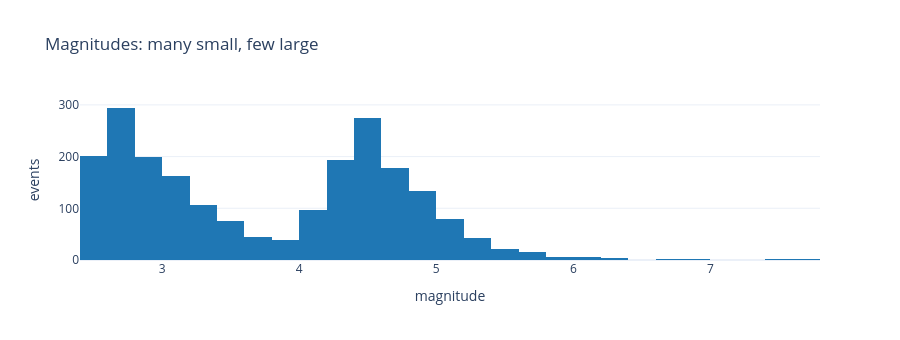
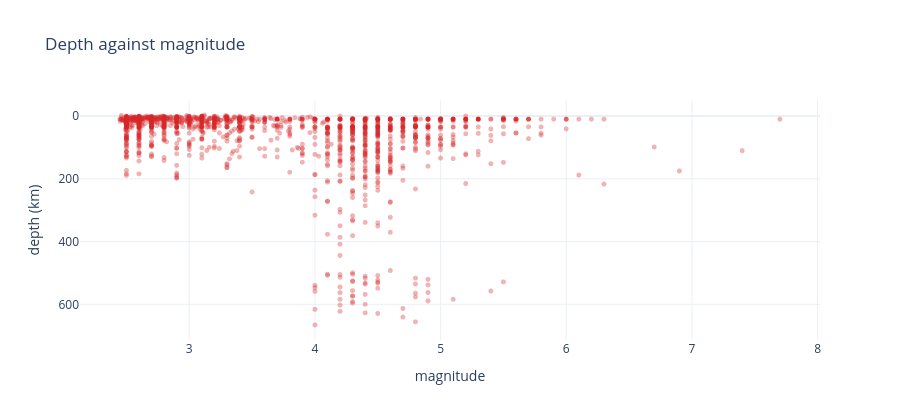

Write notebook code for charts like these, in order.
### Markdown cell above
---
## 2. Look before you model

Two quick plots. Both say something about the physics, and one is a trap.

### Code cell
fig = px.histogram(quakes, x="mag", nbins=45,
                   title="Magnitudes: many small, few large",
                   labels={"mag": "magnitude"})
fig.update_traces(marker_color="#1f77b4")
fig.update_layout(height=340, yaxis_title="events")
fig.show()

fig = px.scatter(quakes, x="mag", y="depth_km", opacity=0.35,
                 title="Depth against magnitude",
                 labels={"mag": "magnitude", "depth_km": "depth (km)"})
fig.update_yaxes(autorange="reversed")
fig.update_traces(marker=dict(size=5, color="#d62728"))
fig.update_layout(height=420)
fig.show()

print(f"magnitude: min {quakes['mag'].min():.1f}, "
      f"median {quakes['mag'].median():.1f}, max {quakes['mag'].max():.1f}")
print(f"depth:     median {quakes['depth_km'].median():.0f} km, "
      f"deepest {quakes['depth_km'].max():.0f} km")

### Figure 1 — Plotly figure (JSON) as saved in the notebook; plotly's stock layout.template omitted (floating-point values rounded to 4 significant figures; data arrays with more than 128 entries replaced by an {"elided": "..."} marker saying what was removed)
{"data": [{"bingroup": "x", "hovertemplate": "magnitude=%{x}<br>count=%{y}<extra></extra>", "legendgroup": "", "marker": {"color": "#1f77b4", "pattern": {"shape": ""}}, "name": "", "nbinsx": 45, "orientation": "v", "showlegend": false, "type": "histogram", "x": {"elided": "2173 float values"}, "xaxis": "x", "yaxis": "y"}], "layout": {"barmode": "relative", "height": 340, "legend": {"tracegroupgap": 0}, "title": {"text": "Magnitudes: many small, few large"}, "xaxis": {"anchor": "y", "domain": [0, 1], "title": {"text": "magnitude"}}, "yaxis": {"anchor": "x", "domain": [0, 1], "title": {"text": "events"}}}}

### Figure 2 — Plotly figure (JSON) as saved in the notebook; plotly's stock layout.template omitted (floating-point values rounded to 4 significant figures; data arrays with more than 128 entries replaced by an {"elided": "..."} marker saying what was removed)
{"data": [{"hovertemplate": "magnitude=%{x}<br>depth (km)=%{y}<extra></extra>", "legendgroup": "", "marker": {"color": "#d62728", "opacity": 0.35, "size": 5, "symbol": "circle"}, "mode": "markers", "name": "", "showlegend": false, "type": "scattergl", "x": {"elided": "2173 float values"}, "xaxis": "x", "y": {"elided": "2173 float values"}, "yaxis": "y"}], "layout": {"height": 420, "legend": {"tracegroupgap": 0}, "title": {"text": "Depth against magnitude"}, "xaxis": {"anchor": "y", "domain": [0, 1], "title": {"text": "magnitude"}}, "yaxis": {"anchor": "x", "autorange": "reversed", "domain": [0, 1], "title": {"text": "depth (km)"}}}}
